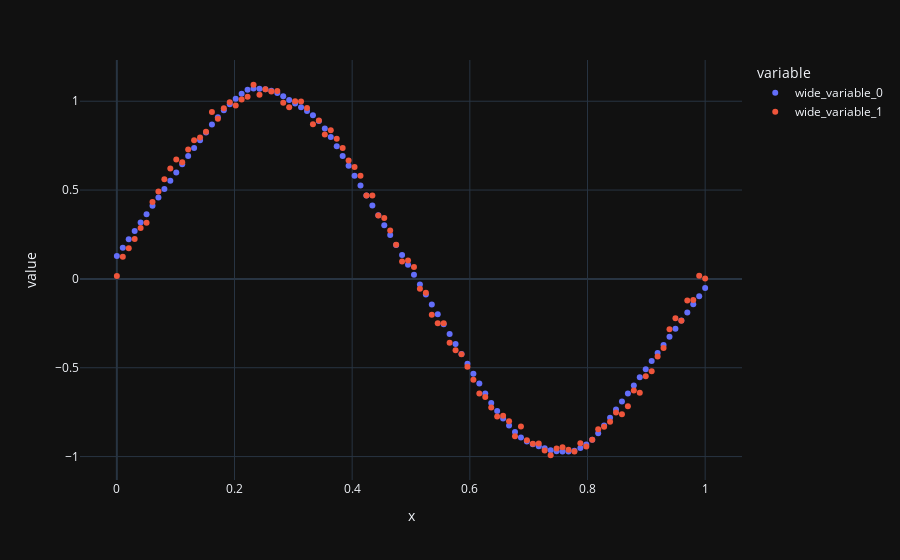

The cell this chart's notebook holds for it:
### Code cell
px.scatter(x = X.flatten(), y = [model311(X).flatten().detach(), y.flatten()])
